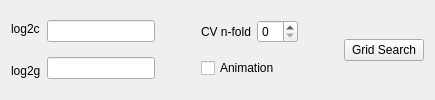
          <widget class="QWidget" name="gridSearch_tab">
           <attribute name="title">
            <string>Grid Search</string>
           </attribute>
           <layout class="QHBoxLayout" name="horizontalLayout_9">
            <item>
             <layout class="QHBoxLayout" name="grid_log2_horizontalLayout">
              <item>
               <layout class="QVBoxLayout" name="grid_log2_labels_verticalLayout">
                <item>
                 <widget class="QLabel" name="grid_log2c_label">
                  <property name="text">
                   <string>log2c</string>
                  </property>
                 </widget>
                </item>
                <item>
                 <widget class="QLabel" name="grid_log2g_label">
                  <property name="text">
                   <string>log2g</string>
                  </property>
                 </widget>
                </item>
               </layout>
              </item>
              <item>
               <layout class="QVBoxLayout" name="grid_log2_lineEdits_verticalLayout">
                <item>
                 <widget class="QLineEdit" name="grid_log2c_lineEdit">
                  <property name="toolTip">
                   <string>&lt;html&gt;&lt;head/&gt;&lt;body&gt;&lt;p&gt;log2c {begin,end,step | &amp;quot;null&amp;quot;} : set the range of c (default -5,15,2)&lt;/p&gt;&lt;p&gt;    begin,end,step -- c_range = 2^{begin,...,begin+k*step,...,end}&lt;/p&gt;&lt;p&gt;    &amp;quot;null&amp;quot;         -- do not grid with c&lt;/p&gt;&lt;p&gt;&lt;br/&gt;&lt;/p&gt;&lt;/body&gt;&lt;/html&gt;</string>
                  </property>
                 </widget>
                </item>
                <item>
                 <widget class="QLineEdit" name="grid_log2g_lineEdit">
                  <property name="toolTip">
                   <string>&lt;html&gt;&lt;head/&gt;&lt;body&gt;&lt;p&gt;log2g {begin,end,step | &amp;quot;null&amp;quot;} : set the range of g (default 3,-15,-2)&lt;/p&gt;&lt;p&gt;    begin,end,step -- g_range = 2^{begin,...,begin+k*step,...,end}&lt;/p&gt;&lt;p&gt;    &amp;quot;null&amp;quot;         -- do not grid with g&lt;/p&gt;&lt;p&gt;&lt;br/&gt;&lt;/p&gt;&lt;/body&gt;&lt;/html&gt;</string>
                  </property>
                 </widget>
                </item>
               </layout>
              </item>
             </layout>
            </item>
            <item>
             <spacer name="grid_horizontalSpacer">
              <property name="orientation">
               <enum>Qt::Horizontal</enum>
              </property>
              <property name="sizeHint" stdset="0">
               <size>
                <width>40</width>
                <height>20</height>
               </size>
              </property>
             </spacer>
            </item>
            <item>
             <layout class="QVBoxLayout" name="grid_cv_anim_verticalLayout">
              <item>
               <layout class="QHBoxLayout" name="grid_cv_horizontalLayout">
                <item>
                 <widget class="QLabel" name="gird_cv_label">
                  <property name="text">
                   <string>CV n-fold</string>
                  </property>
                 </widget>
                </item>
                <item>
                 <widget class="QSpinBox" name="grid_cv_spinBox"/>
                </item>
               </layout>
              </item>
              <item>
               <widget class="QCheckBox" name="grid_anim_checkBox">
                <property name="text">
                 <string>Animation</string>
                </property>
               </widget>
              </item>
             </layout>
            </item>
            <item>
             <spacer name="grid_horizontalSpacer_2">
              <property name="orientation">
               <enum>Qt::Horizontal</enum>
              </property>
              <property name="sizeHint" stdset="0">
               <size>
                <width>40</width>
                <height>20</height>
               </size>
              </property>
             </spacer>
            </item>
            <item>
             <widget class="QPushButton" name="grid_pushButton">
              <property name="text">
               <string>Grid Search</string>
              </property>
             </widget>
            </item>
           </layout>
          </widget>
